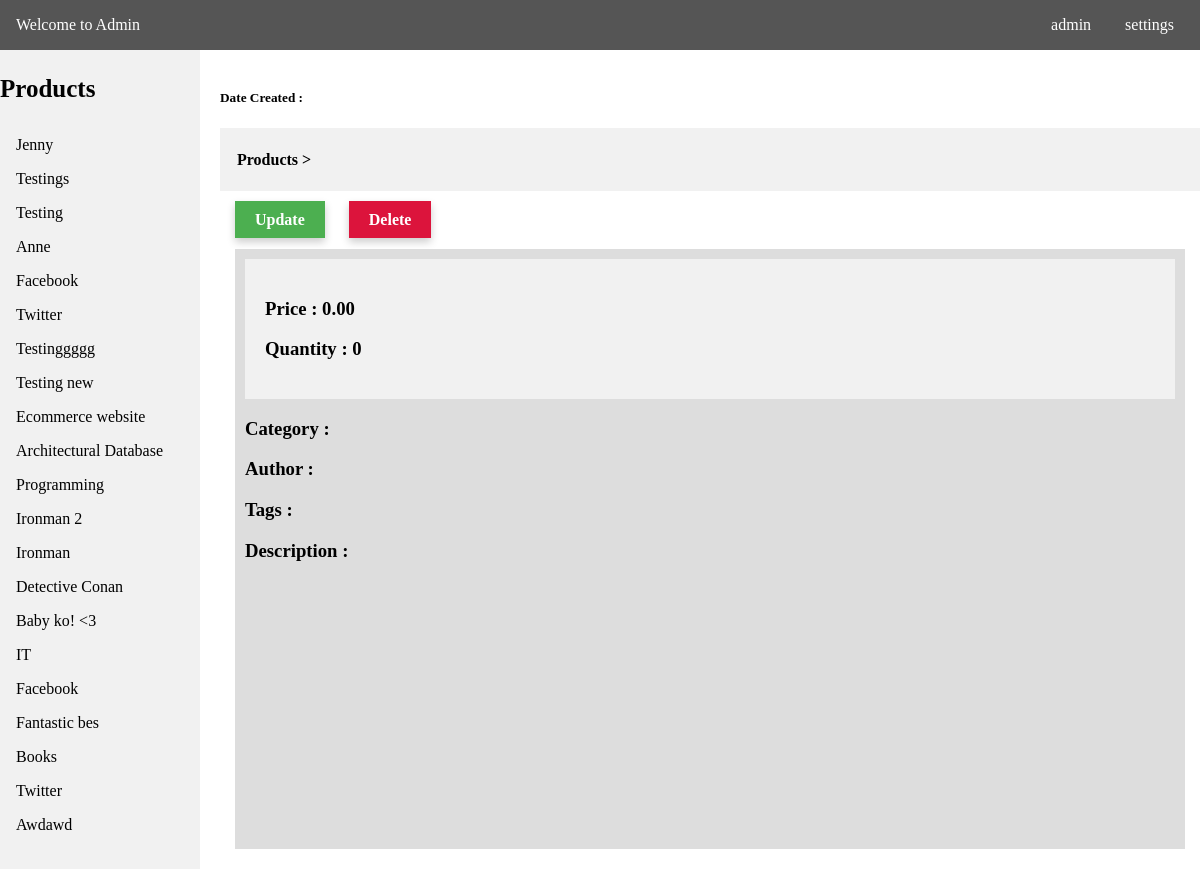
The app's page /admin/product_details.php with its own data.
### tables this page shows
CREATE TABLE `tbl_stack` (
  `id` int(11) NOT NULL,
  `ref_id` int(11) NOT NULL,
  `title` varchar(50) DEFAULT NULL,
  `category` varchar(255) NOT NULL,
  `price` int(20) NOT NULL,
  `quantity` int(20) NOT NULL,
  `title_desc` varchar(50) DEFAULT NULL,
  `image` varchar(255) NOT NULL,
  `some_text` varchar(50) DEFAULT NULL,
  `description` text,
  `date_created` datetime NOT NULL DEFAULT CURRENT_TIMESTAMP
);

### api/dbh.php (called while the page is built, shortened)
<?php
class dbh {
    public function __construct() {
        $this->servername = HOST;
        $this->username = USER;
        $this->password = PASS;
        $this->dbname = DBNAME;
        $this->conn = mysqli_connect($this->servername,$this->username,$this->password,$this->dbname);
    }
}
?>

### config.php (called while the page is built, shortened)
<?php
include API.'dbh.php';
include API.'viewUser.php';
$viewUser = new ViewUser;
?>

### api/viewUser.php (called while the page is built, shortened)
<?php
class ViewUser extends User {
    public function get_data($get_table) {
        $query = "SELECT * FROM ".$get_table." ORDER BY id DESC";
        $res = mysqli_query($this->conn,$query);
        return $res;
    }
}
?>

### admin/product_details.php (the view, shortened to what this page needs)
<?php
include '../config.php';
?>
<!DOCTYPE html>
<html>
<head>
    <link rel="stylesheet" type="text/css" media="screen" href="admin_css/main.css" />
</head>
<body>
<div class="header">
    <p><a style="color:#fff;text-decoration:none;" href="<?php echo ADMIN_URL;?>">Welcome to Admin</a></p>
    <div class="head-content">
        <p>admin</p>
        <p>settings</p>
    </div>
</div>
<nav>
    <ul>
    <p style="font-size:25px;font-weight:bold;">Products</p>
    <?php
        $tbl = "tbl_stack";
        $res = $viewUser->get_data($tbl);
        while($row = $res->fetch_assoc()) {
            $title = $row['title'];
            $id = $row['id'];
    ?>
        <li><a href="<?php echo ADMIN_URL.'product_details.php?id='.$id; ?>"><?php echo ucfirst($title); ?></a></li>
    <?php
        }
    ?>
    </ul>
</nav>
<div class="container">
    <br>
<h5>Date Created : <?php echo $date; ?></h5>
<div style="background-color:#f1f1f1;padding:1px;"><h4>&nbsp &nbsp <a style="color:#000;text-decoration:none;" href="<?php echo ADMIN_URL.'products.php';?>">Products</a> > <?php echo $ptitle; ?></h4></div>
    <div class="content">
        <div class="row">
            <div class="options">
                <a class="update" href="<?php echo ADMIN_URL.'product_update.php?id='.$pid;?>">Update</a>
                <a class="delete" onclick="return confirm('Are you sure?')" href="<?php echo ADMIN_URL.'ajax/delete.php?id='.$pid;?>">Delete</a>
            </div>
            <div style="padding: 20px;">
                <div style="padding:10px;width:100%;background-color:#ddd;">
                <div style="padding:20px;width:100%;background-color:#f1f1f1;">
                    <h3>Price : <?php echo $money ? $money.' pesos'  : '0.00' ;?></h3>
                    <h3>Quantity : <?php echo $qty ? $qty.' pieces' : '0' ;?></h3>
                </div>
                <h3>Category : <?php echo $category;?></h3>
                <h3>Author : <?php echo $title_desc;?></h3>
                <h3>Tags : <?php echo $some_text;?></h3>
                <h3 style="height:280px;overflow:auto;">Description : <?php echo $desc;?></h3>
                </div>
            </div>
    </div>
    </div>
</div>
</body>
</html>

### admin/admin_css/main.css (style rules this page uses)
html { scroll-behavior: smooth; }
* { box-sizing: border-box; }
body { margin: 0; font-family: Cambria, Cochin, Georgia, Times, 'Times New Roman', serif; }
ul { list-style-type: none; margin: 0; padding: 0; width: 200px; top: 50px; background-color: #f1f1f1; position: fixed; height: 100%; overflow: auto; }
li a { display: block; color: #000; padding: 8px 16px; text-decoration: none; }
.header { background-color: #555; color:white; display: inline-block; width: 100%; position:fixed; top:0; padding: 16px; }
.header p { display: inline; }
.container { margin-top: 50px; margin-left: 220px; }
.content { margin-top: 20px; }
.head-content { float:right; }
.head-content p { margin-left: 10px; padding: 10px; }
.row { margin: 0 -5px; }
.row:after { content: ""; display: table; clear: both; }
.options a { margin-left: 20px; padding: 10px 20px; background-color: #f1f1f1; text-decoration: none; color: #fff; font-weight: bold; box-shadow: 0 4px 8px 0 rgba(0, 0, 0, 0.2); }
.options .update { background-color: #4CAF50; }
.options .delete { background-color: crimson; }

### records on screen
tbl_stack: title "Jenny"
tbl_stack: title "Testings"
tbl_stack: title "Testing"
tbl_stack: title "Anne"
tbl_stack: title "Facebook"
tbl_stack: title "Twitter"
tbl_stack: title "Testinggggg"
tbl_stack: title "Testing new"
tbl_stack: title "Ecommerce website"
tbl_stack: title "Architectural Database"
tbl_stack: title "Programming"
tbl_stack: title "Ironman 2"
tbl_stack: title "Ironman"
tbl_stack: title "Detective Conan"
tbl_stack: title "Baby ko! <3"
tbl_stack: title "IT"
tbl_stack: title "Facebook"
tbl_stack: title "Fantastic bes"
tbl_stack: title "Books"
tbl_stack: title "Twitter"
tbl_stack: title "Awdawd"
